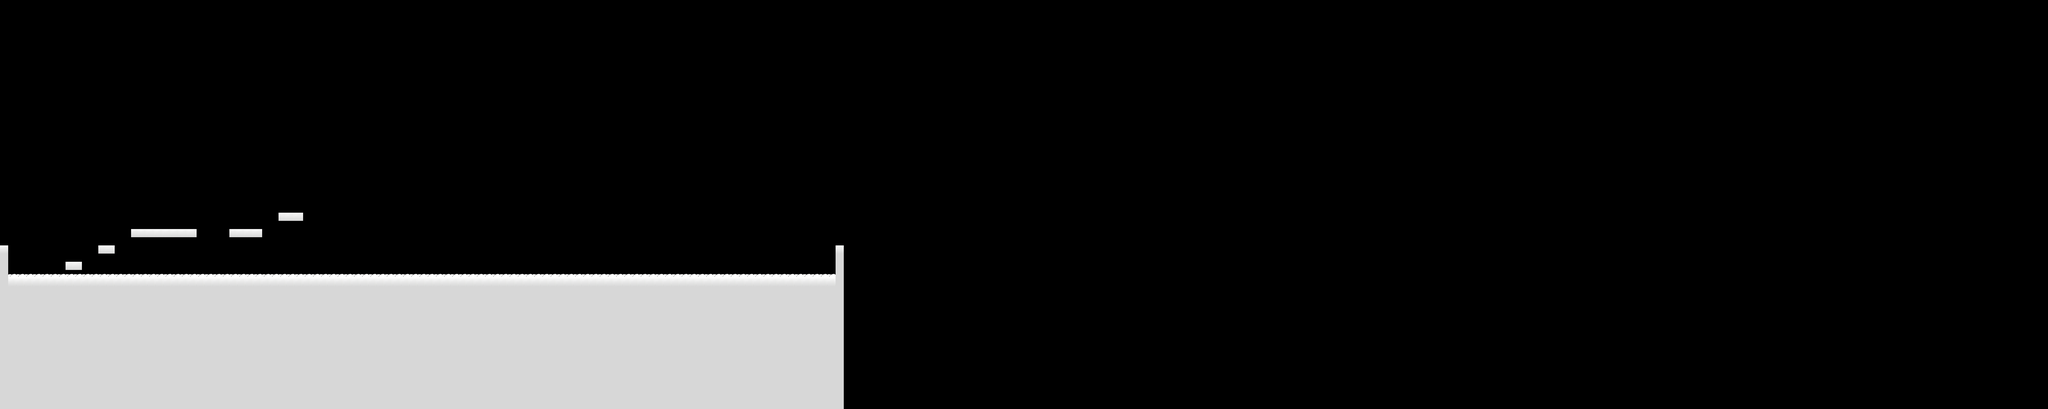

This is a level from a 2D game, rendered from its Tiled map with the project's own tilesets. A one-line summary and the map file follow, with tile-layer data summarised:
An orthogonal 250x50 tile map with 32x32 px tiles, 1 tile layer (Front), 3 tilesets and 10 objects (Jacob).

<map version="1.4" tiledversion="1.4.2" orientation="orthogonal" renderorder="right-down" compressionlevel="0" width="250" height="50" tilewidth="32" tileheight="32" infinite="0" nextlayerid="6" nextobjectid="26">
 <properties>
  <property name="player_start_x" value="1" />
  <property name="player_start_y" value="33" />
 </properties>
 <tileset firstgid="1" source="tilesets/snow.tsx" />
 <tileset firstgid="17" source="tilesets/enemies/enemies.tsx" />
 <tileset firstgid="18" source="tilesets/protagonists/protagonists.tsx" />
 <objectgroup id="5" name="Collision">
  <object id="17" template="object_templates/collision_rectangle.tx" x="0" y="1088" width="3296" height="32" />
  <object id="18" template="object_templates/collision_rectangle.tx" x="3264" y="960" width="32" height="128" />
  <object id="19" template="object_templates/collision_rectangle.tx" x="0" y="960" width="32" height="128" />
  <object id="20" template="object_templates/collision_rectangle.tx" x="256" y="1024" width="64" height="32" />
  <object id="21" template="object_templates/collision_rectangle.tx" x="384" y="960" width="64" height="32" />
  <object id="22" template="object_templates/collision_rectangle.tx" x="512" y="896" width="256" height="32" />
  <object id="24" template="object_templates/collision_rectangle.tx" x="896" y="896" width="128" height="32" />
  <object id="25" template="object_templates/collision_rectangle.tx" x="1088" y="832" width="96" height="32" />
 </objectgroup>
 <objectgroup id="2" name="Enemies">
  <object id="11" gid="17" x="1216" y="992" width="64" height="96" />
 </objectgroup>
 <objectgroup id="4" name="Player">
  <object id="13" name="Jacob" gid="18" x="32" y="992" width="64" height="96" />
 </objectgroup>
 <layer id="3" name="Front" width="250" height="50">
  <properties>
   <property name="is_front_layer" value="true" />
  </properties>
  <data>[12500 cells, 1776 non-empty, 3 distinct tile ids]</data>
 </layer>
</map>
